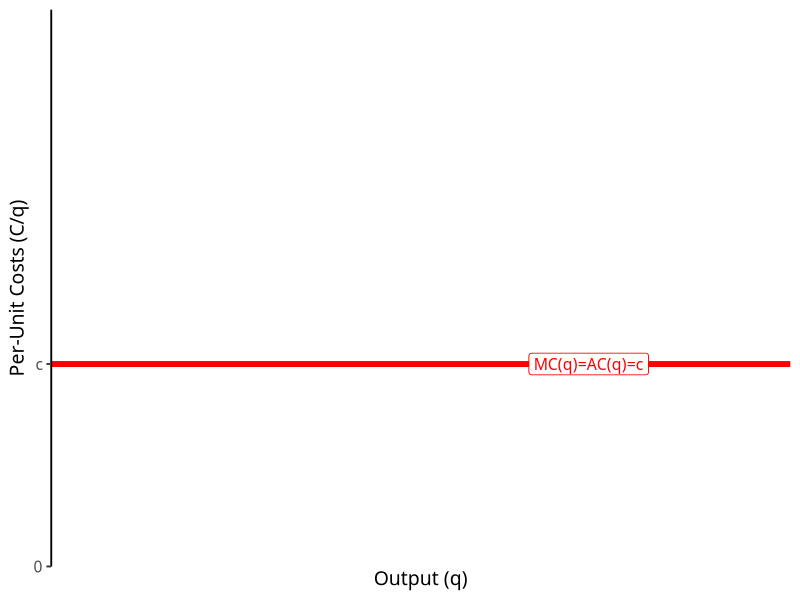
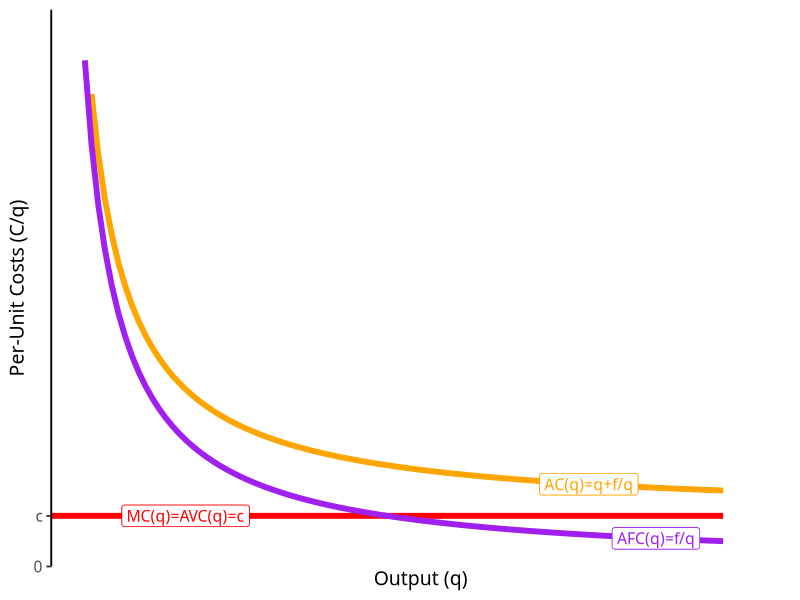

Here is the R script that generated these plots, in order:
## ---- chunk 1
knitr::opts_chunk$set(echo=F,
                      message=F,
                      warning=F,
                      fig.retina = 3,
                      fig.align="center")
library("tidyverse")
library("ggrepel")
update_geom_defaults("label", list(family = "Fira Sans Condensed"))
update_geom_defaults("text", list(family = "Fira Sans Condensed"))
## ---- chunk 2
ggplot(data.frame(x=c(0,10)), aes(x=x))+
  #stat_function(fun=mc_c, geom="line", size=2, color="red")+
  geom_hline(yintercept=2, color="red", size=2)+
  geom_label(aes(x=8,y=2), color = "red", label="MC(q)=AC(q)=c", size = 4)+
  scale_x_continuous(breaks=NULL,
                     limits=c(0,10),
                     expand=expand_scale(mult=c(0,0.1)))+
  scale_y_continuous(breaks=c(0,2),
                     labels=c(0,"c"),
                     limits=c(0,5),
                     expand=expand_scale(mult=c(0,0.1)))+
  labs(x = "Output (q)",
       y = "Per-Unit Costs (C/q)")+
  theme_classic(base_family = "Fira Sans Condensed", base_size=14)
## ---- chunk 3
cc_f<-function(x){10/x}
cc_mc<-function(x){2}
cc_ac<-function(x){2+10/x}

ggplot(data.frame(x=c(0,10)), aes(x=x))+
  stat_function(fun=cc_mc, geom="line", size=2, color="red")+
  geom_label(aes(x=2,y=cc_mc(2)), color = "red", label="MC(q)=AVC(q)=c", size = 4)+
  stat_function(fun=cc_ac, geom="line", size=2, color="orange")+
  geom_label(aes(x=8,y=cc_ac(8)), color = "orange", label="AC(q)=q+f/q", size = 4)+
  stat_function(fun=cc_f, geom="line", size=2, color="purple")+
  geom_label(aes(x=9,y=cc_f(9)), color = "purple", label="AFC(q)=f/q", size = 4)+
  scale_x_continuous(breaks=NULL,
                     limits=c(0,10),
                     expand=expand_scale(mult=c(0,0.1)))+
  scale_y_continuous(breaks=c(0,2),
                     labels=c(0,"c"),
                     limits=c(0,20),
                     expand=expand_scale(mult=c(0,0.1)))+
  labs(x = "Output (q)",
       y = "Per-Unit Costs (C/q)")+
  theme_classic(base_family = "Fira Sans Condensed", base_size=14)
